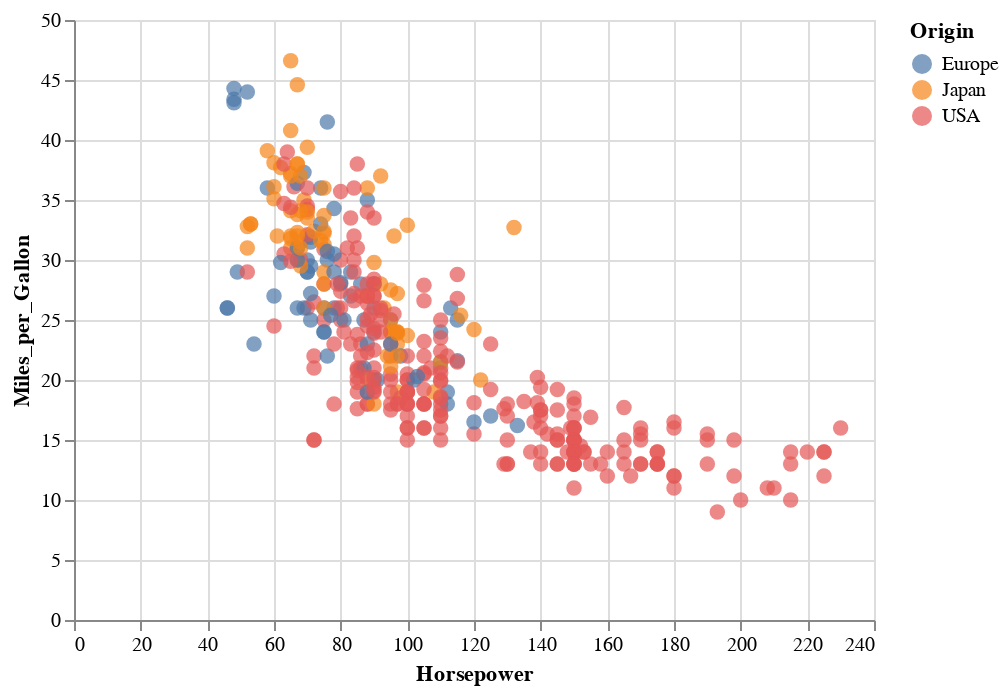

Notebook source saved alongside this figure:
### Code cell
abc = alt.Chart(source).mark_circle(size=60).encode(
    x='Horsepower',
    y='Miles_per_Gallon',
    color='Origin',
    tooltip=['Name', 'Origin', 'Horsepower', 'Miles_per_Gallon']
).properties(
    width=400,
    height=300
)
display(abc)

### Figure 1 — Vega-Lite specification as saved in the notebook (floating-point values rounded to 4 significant figures; data arrays with more than 128 entries replaced by an {"elided": "..."} marker saying what was removed)
{"config": {"view": {"continuousWidth": 400, "continuousHeight": 300}}, "data": {"name": "data-f02450ab61490a1363517a0190416235"}, "mark": {"type": "circle", "size": 60}, "encoding": {"color": {"type": "nominal", "field": "Origin"}, "tooltip": [{"type": "nominal", "field": "Name"}, {"type": "nominal", "field": "Origin"}, {"type": "quantitative", "field": "Horsepower"}, {"type": "quantitative", "field": "Miles_per_Gallon"}], "x": {"type": "quantitative", "field": "Horsepower"}, "y": {"type": "quantitative", "field": "Miles_per_Gallon"}}, "height": 300, "width": 400, "$schema": "https://vega.github.io/schema/vega-lite/v4.0.2.json", "datasets": {"data-f02450ab61490a1363517a0190416235": {"elided": "406 records"}}}
